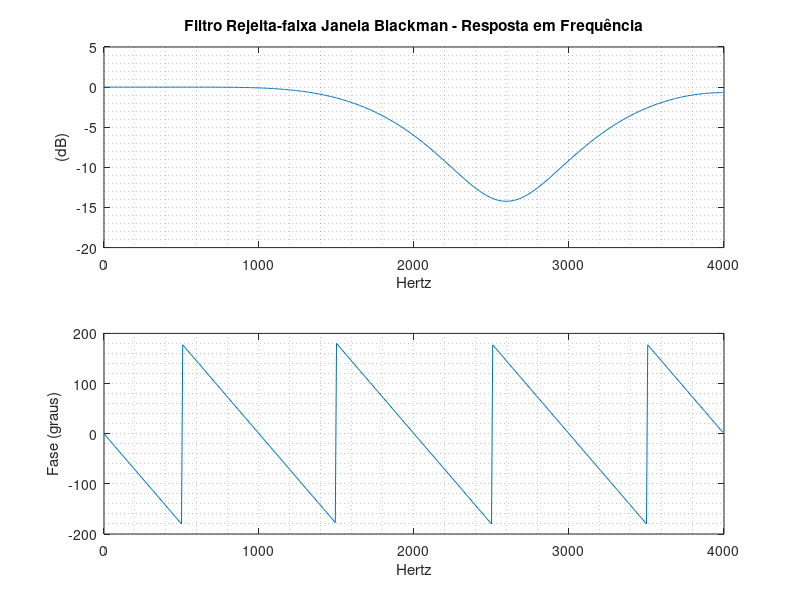
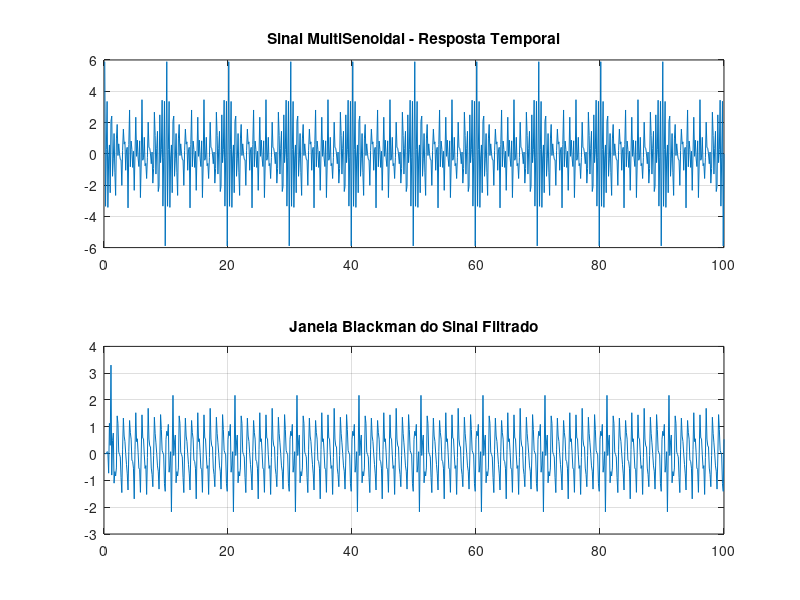
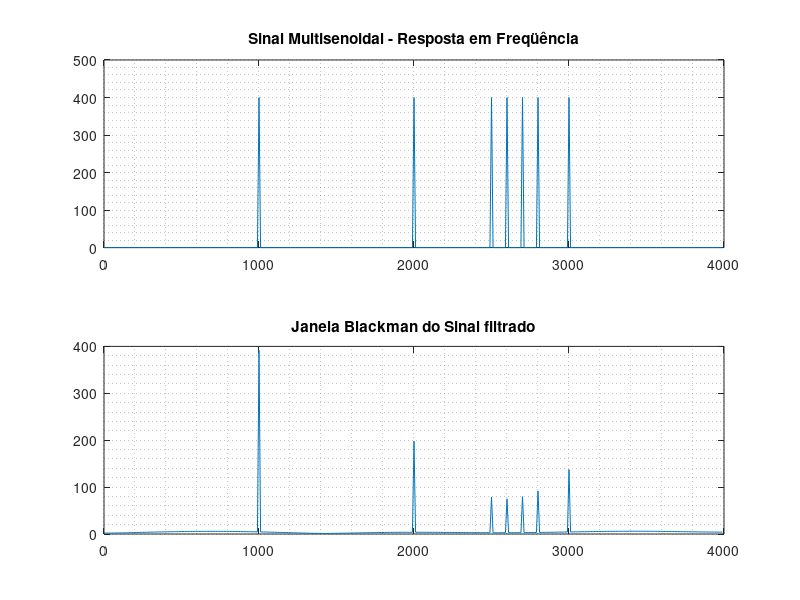

Write the MATLAB code that produced these figures, in order.
close all;
clear all;
clc;
Wn = [0.5 0.8];       
N = 17;  %Se aumentar esse valor o filtro melhora consideravelmente         
Ws = 8000;

% Resposta janela blackman

%###########################IMPORTANTE##############################
%quando eu chegar do trabalho eu vejo como ficou o restante com vcs
%para modificar as janelas, basta mudar o parametro de blackman para
%rectwin, por exemplo
BM = fir1((N-1),Wn,'stop',blackman(N));
%Calculos para Resposta em Freqüência
%Blackman
[Hr,wr] = freqz(BM,1);
%Gráficos modulo/fase para janela blackman
figure(1);
subplot(2,1,1);
%Gráfico de modulo Db x Hz
plot(wr*Ws/(2*pi),20*log10(abs(Hr)));
grid minor;
title('Filtro Rejeita-faixa Janela Blackman - Resposta em Frequência');
xlabel('Hertz');
ylabel('(dB)'); 
%Gráfico de fase graus x Hz
subplot(2,1,2);
plot(wr*Ws/(2*pi),angle(Hr)*180/pi);grid minor;
xlabel('Hertz'); 
ylabel('Fase (graus)'); 

%Teste do Filtro
%Frequências para as senóides
freq1=1000;
freq2=2000;
freq3=2500;
freq4=2600;
freq5=2700;
freq6=2800;
freq7=3000;
 
%Base de tempo para os sinais senoidais
t = (1:800)/Ws;  

%Sinais Senoidais Individuais
sin1 = sin(2*pi*freq1*t);
sin2 = sin(2*pi*freq2*t);
sin3 = sin(2*pi*freq3*t);
sin4 = sin(2*pi*freq4*t);
sin5 = sin(2*pi*freq5*t);
sin6 = sin(2*pi*freq6*t);
sin7 = sin(2*pi*freq7*t);
 
%Geração dos Sinal Multisenoidal através da soma das várias senóides
MultiSenoidal=sin1+sin2+sin3+sin4+sin5+sin6+sin7;

% Filtragem dos sinais

% MultiSenoidal Filtrado: janela blackman
MFBM = filter(BM,1,MultiSenoidal); 

% Resposta Temporal
t=((1:800)/Ws)*1000;
figure(2);
%antes da filtragem
subplot(2,1,1);
plot(t,MultiSenoidal);
grid on;
title('Sinal MultiSenoidal - Resposta Temporal');
%depois da filtragem
subplot(2,1,2);
plot(t,MFBM); grid on;
title('Janela Blackman do Sinal Filtrado');
 
 
%Resposta em Freqüência
%Módulo da transformada de Fourier para sinais
MTFSM = abs(fft(MultiSenoidal)); %Original
MTFSMFR = abs(fft(MFBM)); %Janela Blackman          
f = Ws*(0:399)/800; 
figure(3);
subplot(2,1,1);
plot(f,MTFSM(1:400)); 
grid minor;
title('Sinal Multisenoidal - Resposta em Freqüência');
%depois da filtragem, verifiquem que na faixa de frequencia entre 2kHz e
%3kHz o sinal é atenuado
subplot(2,1,2);
plot(f,MTFSMFR(1:400)); 
grid minor;
title('Janela Blackman do Sinal filtrado');